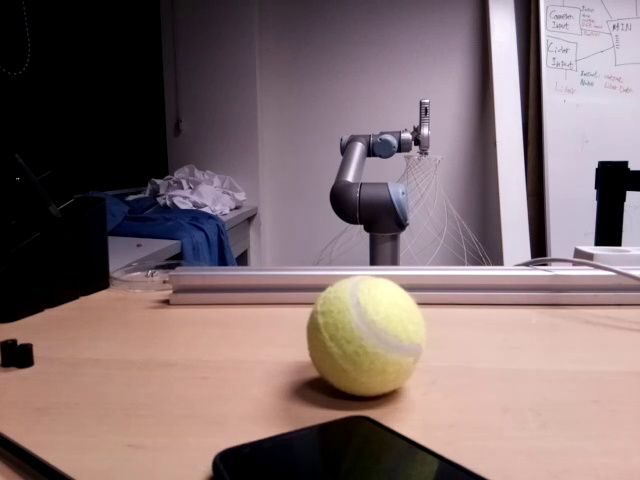
#> input picture frame 14 of Thymio/FinalProject/Balls/rec.mp4, 640 x 480 px
$ python VideoTest.py
#> lines starting #> are read from the running program, lines starting #| are printed output that depends on the picture; after the words box and inside, x2 and y2 are one past the last pixel; in counts of white or black regions, pixels touching at a corner belong together
import cv2
import numpy as np
import os

# [6 lines of commented-out code are left out]

cap = cv2.VideoCapture('rec.mp4')

#To make them global:
#Color 0 = Red, 1 = Green, 2 = Blue
color = 0
robot = False
#ball = False
#Color values are hue values

# 3 = Left, 2 = Straight, 1 = Right
direction = 0
# True = Short, False = Long
distance = False

# Crop picture left, middle, right, short, long
xLeftMin = 0
xLeftMax = 213

xMiddleMin = 214
xMiddleMax = 427

xRightMin = 428
xRightMax = 640

yShort = 0
yMedium = 240
yLong = 480

cv2.namedWindow("LeftShort")
cv2.namedWindow("LeftLong")
cv2.namedWindow("MiddleShort")
cv2.namedWindow("MiddleLong")
cv2.namedWindow("RightShort")
cv2.namedWindow("RightLong")

while (cap.isOpened()):
    ret, frame = cap.read()
#> frame is the input picture: shape (480, 640, 3); mean B, G, R 110.4, 109.7, 128.4

    #Check if cam read is successful
    if(ret):
		#Splitting the image in six parts
        longLeft = frame[yShort:yMedium,xLeftMin:xLeftMax]
        longMiddle = frame[yShort:yMedium,xMiddleMin:xMiddleMax]
        longRight = frame[yShort:yMedium,xRightMin:xRightMax]
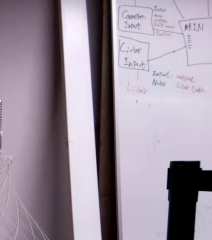
#> longRight: shape (240, 212, 3); mean B, G, R 158.6, 145.8, 156.6
        shortLeft = frame[yMedium:yLong,xLeftMin:xLeftMax]
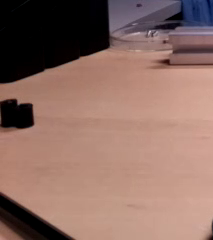
#> shortLeft: shape (240, 213, 3); mean B, G, R 100.1, 109.7, 141.7
        shortMiddle = frame[yMedium:yLong,xMiddleMin:xMiddleMax]
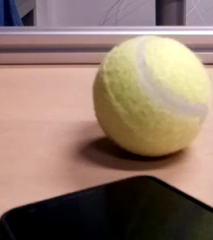
#> shortMiddle: shape (240, 213, 3); mean B, G, R 106, 119.3, 143
        shortRight = frame[yMedium:yLong,xRightMin:xRightMax]
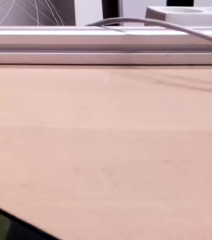
#> shortRight: shape (240, 212, 3); mean B, G, R 167.5, 172.2, 201.8

        hsvLongLeft = cv2.cvtColor(longLeft, cv2.COLOR_BGR2HSV)
#> hsvLongLeft: shape (240, 213, 3); mean H, S, V 44.9, 33.8, 17.7
        hsvLongMiddle = cv2.cvtColor(longMiddle, cv2.COLOR_BGR2HSV)
#> hsvLongMiddle: shape (240, 213, 3); mean H, S, V 153.1, 43.1, 115.6
        hsvLongRight = cv2.cvtColor(longRight, cv2.COLOR_BGR2HSV)
#> hsvLongRight: shape (240, 212, 3); mean H, S, V 131.7, 36.9, 160.9
        hsvShortLeft = cv2.cvtColor(shortLeft, cv2.COLOR_BGR2HSV)
#> hsvShortLeft: shape (240, 213, 3); mean H, S, V 21.7, 80.3, 143.1
        hsvShortMiddle = cv2.cvtColor(shortMiddle, cv2.COLOR_BGR2HSV)
#> hsvShortMiddle: shape (240, 213, 3); mean H, S, V 46.3, 97.7, 143.9
        hsvShortRight = cv2.cvtColor(shortRight, cv2.COLOR_BGR2HSV)
#> hsvShortRight: shape (240, 212, 3); mean H, S, V 45, 49.3, 202.3
        #Red
        red_lower_hsv = np.array([90, 150, 130])
        red_upper_hsv = np.array([255, 255, 255])
        redLongLeft = cv2.inRange(hsvLongLeft, red_lower_hsv, red_upper_hsv)
#> redLongLeft: shape (240, 213); every value is 0
        redLongMiddle = cv2.inRange(hsvLongMiddle, red_lower_hsv, red_upper_hsv)
        redLongRight = cv2.inRange(hsvLongRight, red_lower_hsv, red_upper_hsv)
#> redLongRight: shape (240, 212); every value is 0
        #redShortLeft = cv2.inRange(hsvShortLeft, red_lower_hsv, red_upper_hsv)
        #redShortMiddle = cv2.inRange(hsvShortMiddle, red_lower_hsv, red_upper_hsv)
        #redShortRight = cv2.inRange(hsvShortRight, red_lower_hsv, red_upper_hsv)

        #Blue
        blue_lower_hsv = np.array([90, 125, 104])
        blue_upper_hsv = np.array([160, 255, 255])
        blueLongLeft = cv2.inRange(hsvLongLeft, blue_lower_hsv, blue_upper_hsv)
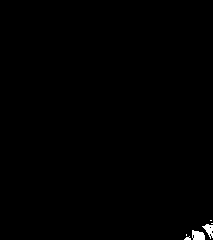
#> blueLongLeft: shape (240, 213); 0.41% white; 6 white regions (4 under 20 px), largest, box (x1, y1, x2, y2) and area: (192, 230, 205, 240) 104, (202, 224, 213, 239) 84
        blueLongMiddle = cv2.inRange(hsvLongMiddle, blue_lower_hsv, blue_upper_hsv)
#> blueLongMiddle: shape (240, 213); 0.04% white in thin lines or dots, all inside (x1, y1, x2, y2) = (0, 222, 7, 240)
        blueLongRight = cv2.inRange(hsvLongRight, blue_lower_hsv, blue_upper_hsv)
        #blueShortLeft = cv2.inRange(hsvShortLeft, blue_lower_hsv, blue_upper_hsv)
        #blueShortMiddle = cv2.inRange(hsvShortMiddle, blue_lower_hsv, blue_upper_hsv)
        #blueShortRight = cv2.inRange(hsvShortRight, blue_lower_hsv, blue_upper_hsv)


        #Green
        green_lower_hsv = np.array([30, 51, 91])
        green_upper_hsv = np.array([90, 255, 255])
        greenLongLeft = cv2.inRange(hsvLongLeft, green_lower_hsv, green_upper_hsv)
        greenLongMiddle = cv2.inRange(hsvLongMiddle, green_lower_hsv, green_upper_hsv)
        greenLongRight = cv2.inRange(hsvLongRight, green_lower_hsv, green_upper_hsv)

        #Robot
        robot_lower_hsv = np.array([0, 0, 0])
        robot_upper_hsv = np.array([40, 50, 50])
        robotLongLeft = cv2.inRange(hsvLongLeft, robot_lower_hsv, robot_upper_hsv)
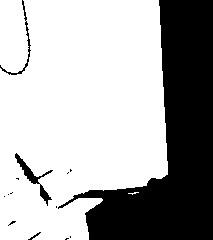
#> robotLongLeft: shape (240, 213); 67.8% white; 14 black regions (10 under 20 px), largest, box (x1, y1, x2, y2) and area: (58, 0, 213, 240) 15877, (15, 153, 53, 206) 362, (0, 0, 31, 75) 182, (28, 232, 41, 240) 26
        robotLongMiddle = cv2.inRange(hsvLongMiddle, robot_lower_hsv, robot_upper_hsv)
#> robotLongMiddle: shape (240, 213); 0.06% white in thin lines or dots, all inside (x1, y1, x2, y2) = (124, 140, 204, 219)
        robotLongRight = cv2.inRange(hsvLongRight, robot_lower_hsv, robot_upper_hsv)
#> robotLongRight: shape (240, 212); 3.7% white; 2 white regions (1 under 20 px), largest, box (x1, y1, x2, y2) and area: (172, 164, 212, 240) 1890

        #Yellow ball
        yellow_lower_hsv = np.array([29, 86, 6])
        yellow_upper_hsv = np.array([64, 255, 255])
        yellowShortLeft = cv2.inRange(hsvLongLeft, yellow_lower_hsv, yellow_upper_hsv)
        yellowShortMiddle = cv2.inRange(hsvLongMiddle, yellow_lower_hsv, yellow_upper_hsv)
        yellowShortRight = cv2.inRange(hsvLongRight, yellow_lower_hsv, yellow_upper_hsv)
        yellowLongLeft = cv2.inRange(hsvShortLeft, yellow_lower_hsv, yellow_upper_hsv)
        yellowLongMiddle = cv2.inRange(hsvShortMiddle, yellow_lower_hsv, yellow_upper_hsv)
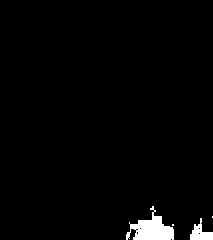
#> yellowLongMiddle: shape (240, 213); 2.1% white; 4 white regions (2 under 20 px), largest, box (x1, y1, x2, y2) and area: (126, 206, 174, 240) 813, (190, 218, 213, 240) 253
        yellowLongRight = cv2.inRange(hsvShortRight, yellow_lower_hsv, yellow_upper_hsv)
#> yellowLongRight: shape (240, 212); 0.12% white; 4 white regions (3 under 20 px), largest, box (x1, y1, x2, y2) and area: (0, 231, 8, 240) 56

        #Sum colors
        redsumLongLeft = np.sum(redLongLeft)
#> redsumLongLeft = 0
        redsumLongMiddle = np.sum(redLongMiddle)
#> redsumLongMiddle = 0
        redsumLongRight = np.sum(redLongRight)
#> redsumLongRight = 0

        greensumLongLeft = np.sum(greenLongLeft)
#> greensumLongLeft = 0
        greensumLongMiddle = np.sum(greenLongMiddle)
#> greensumLongMiddle = 0
        greensumLongRight = np.sum(greenLongRight)
#> greensumLongRight = 0

        bluesumLongLeft = np.sum(blueLongLeft)
#> bluesumLongLeft = 53805
        bluesumLongMiddle = np.sum(blueLongMiddle)
#> bluesumLongMiddle = 5355
        bluesumLongRight = np.sum(blueLongRight)
#> bluesumLongRight = 0

        yellowsumShortLeft = np.sum(yellowLongLeft)
#> yellowsumShortLeft = 0
        yellowsumShortMiddle = np.sum(yellowLongMiddle)
#> yellowsumShortMiddle = 273360
        yellowsumShortRight = np.sum(yellowLongRight)
#> yellowsumShortRight = 16065
        yellowsumLongLeft = np.sum(yellowShortLeft)
#> yellowsumLongLeft = 0
        yellowsumLongMiddle = np.sum(yellowShortMiddle)
#> yellowsumLongMiddle = 0
        yellowsumLongRight = np.sum(yellowShortRight)
#> yellowsumLongRight = 0

        robotsumLongLeft = np.sum(robotLongLeft)
#> robotsumLongLeft = 8831925
        robotsumLongMiddle = np.sum(robotLongMiddle)
#> robotsumLongMiddle = 7905
        robotsumLongRight = np.sum(robotLongRight)
#> robotsumLongRight = 482460

        min = 5000
        minrobot = 10000

        #cv2.imshow('frame', frame)
        cv2.imshow("LeftShort", shortLeft)
        cv2.imshow("LeftLong", longLeft)
        cv2.imshow("MiddleShort", shortMiddle)
        cv2.imshow("MiddleLong", longMiddle)
        cv2.imshow("RightShort", shortRight)
        cv2.imshow("RightLong", longRight)

        print("yellowsumShortLeft", yellowsumShortLeft)
#| yellowsumShortLeft 0
        print("yellowsumShortMiddle", yellowsumShortMiddle)
#| yellowsumShortMiddle 273360
        print("yellowsumShortRight", yellowsumShortRight)
#| yellowsumShortRight 16065
        print("yellowsumLongLeft", yellowsumLongLeft)
#| yellowsumLongLeft 0
        print("yellowsumLongMiddle", yellowsumLongMiddle)
#| yellowsumLongMiddle 0
        print("yellowsumLongRight", yellowsumLongRight)
#| yellowsumLongRight 0

        #Check if we see a robot
        if(robotsumLongLeft > min or robotsumLongMiddle > min or robotsumLongRight > min):
            robot = True
            print("robot")

        if yellowsumShortLeft > min and yellowsumShortLeft > yellowsumShortMiddle and yellowsumShortLeft > yellowsumShortRight and yellowsumShortLeft > yellowsumLongLeft and yellowsumShortLeft > yellowsumLongMiddle and yellowsumShortLeft > yellowsumLongRight:
            print("yellowsumShortLeft")
            direction = 3
            distance = True

        elif yellowsumShortMiddle > min and yellowsumShortMiddle > yellowsumShortLeft and yellowsumShortMiddle > yellowsumShortRight and yellowsumShortMiddle > yellowsumLongLeft and yellowsumShortMiddle > yellowsumLongMiddle and yellowsumShortMiddle > yellowsumLongRight:
            print("yellowsumShortMiddle")
            direction = 2
            distance = True

        elif yellowsumShortRight > min and yellowsumShortRight > yellowsumShortLeft and yellowsumShortRight > yellowsumShortMiddle and yellowsumShortRight > yellowsumLongLeft and yellowsumShortRight > yellowsumLongMiddle and yellowsumShortRight > yellowsumLongRight:
            print("yellowsumShortRight")
            direction = 1
            distance = True

        elif yellowsumLongLeft > min and yellowsumLongLeft > yellowsumShortLeft and yellowsumLongLeft > yellowsumShortMiddle and yellowsumLongLeft > yellowsumShortRight and yellowsumLongLeft > yellowsumLongMiddle and yellowsumLongLeft > yellowsumLongRight:
            print("yellowsumLongLeft")
            direction = 3
            distance = False

        elif yellowsumLongMiddle > min and yellowsumLongMiddle > yellowsumShortLeft and yellowsumLongMiddle > yellowsumShortMiddle and yellowsumLongMiddle > yellowsumShortRight and yellowsumLongMiddle > yellowsumLongLeft and yellowsumLongMiddle > yellowsumLongRight:
            print("yellowsumLongMiddle")
            direction = 2
            distance = False

        elif yellowsumLongRight > min and yellowsumLongRight > yellowsumShortLeft and yellowsumLongRight > yellowsumShortMiddle and yellowsumLongRight > yellowsumShortRight and yellowsumLongRight > yellowsumLongLeft and yellowsumLongRight > yellowsumLongMiddle:
            print("yellowsumLongRight")
            direction = 1
            distance = False

        print("direction", direction)
        print(distance)
        # [10 lines of commented-out code are left out]

        k = cv2.waitKey(5) & 0xFF
#> (key Esc is pressed here)
        if k == 27:
            break

#Delete mp4 file
os.system("rm rec.mp4")
cv2.destroyAllWindows()
cap.release()

$ run again, starting later in the video
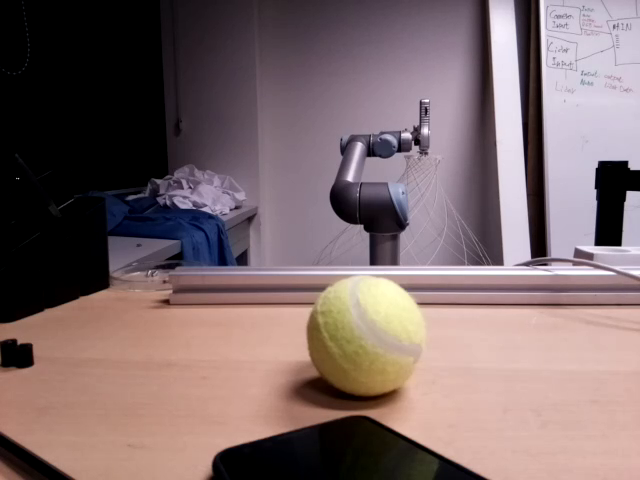
#> input picture frame 64 of Thymio/FinalProject/Balls/rec.mp4, 640 x 480 px
#> frame is the input picture: shape (480, 640, 3); mean B, G, R 106.9, 106.1, 125.4
#> hsvLongLeft: shape (240, 213, 3); mean H, S, V 44.3, 33.9, 16.7
#> hsvLongMiddle: shape (240, 213, 3); mean H, S, V 153.6, 44.7, 111.4
#> hsvLongRight: shape (240, 212, 3); mean H, S, V 131.8, 38.5, 157.5
#> hsvShortLeft: shape (240, 213, 3); mean H, S, V 19.9, 78.8, 139.6
#> hsvShortMiddle: shape (240, 213, 3); mean H, S, V 44.9, 98.2, 140.4
#> hsvShortRight: shape (240, 212, 3); mean H, S, V 44.9, 51.2, 199.6
#> redLongLeft: shape (240, 213); every value is 0
#> redLongRight: shape (240, 212); every value is 0
#> blueLongLeft: shape (240, 213); 0.22% white; 5 white regions (3 under 20 px), largest, box (x1, y1, x2, y2) and area: (193, 232, 205, 240) 73, (203, 224, 212, 236) 29
#> blueLongMiddle: shape (240, 213); 0.01% white in thin lines or dots, all inside (x1, y1, x2, y2) = (0, 216, 6, 231)
#> `robotLongLeft = cv2.inRange(hsvLongLeft, robot_lower_hsv, robot_upper_..`:
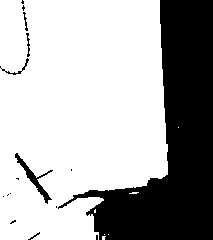
#> robotLongLeft: shape (240, 213); 68.3% white; 16 black regions (10 under 20 px), largest, box (x1, y1, x2, y2) and area: (58, 0, 213, 240) 15617, (15, 153, 53, 204) 342, (0, 58, 29, 75) 68, (26, 33, 30, 57) 45, (23, 12, 28, 31) 35, (28, 232, 40, 240) 22
#> robotLongMiddle: shape (240, 213); 0.08% white in thin lines or dots, all inside (x1, y1, x2, y2) = (123, 140, 205, 228)
#> robotLongRight: shape (240, 212); 3.9% white; 5 white regions (4 under 20 px), largest, box (x1, y1, x2, y2) and area: (172, 164, 212, 240) 1972
#> `yellowLongMiddle = cv2.inRange(hsvShortMiddle, yellow_lower_hsv, yello..`:
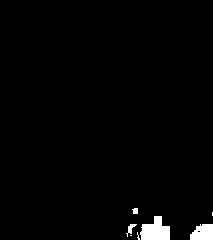
#> yellowLongMiddle: shape (240, 213); 1.8% white; 7 white regions (3 under 20 px), largest, box (x1, y1, x2, y2) and area: (140, 216, 170, 240) 509, (190, 224, 213, 240) 308, (126, 224, 137, 237) 52, (132, 208, 138, 214) 30
#> yellowLongRight: shape (240, 212); 0.14% white; 5 white regions (4 under 20 px), largest, box (x1, y1, x2, y2) and area: (0, 224, 8, 240) 61
#> redsumLongLeft = 0
#> bluesumLongLeft = 29070
#> bluesumLongMiddle = 1275
#> bluesumLongRight = 0
#> yellowsumShortMiddle = 233580
#> yellowsumShortRight = 18615
#> yellowsumLongLeft = 0
#> robotsumLongLeft = 8909700
#> robotsumLongMiddle = 10455
#> robotsumLongRight = 506430
#| yellowsumShortLeft 0
#| yellowsumShortMiddle 233580
#| yellowsumShortRight 18615
#| yellowsumLongLeft 0
#| yellowsumLongMiddle 0
#| yellowsumLongRight 0

$ run again, starting later in the video
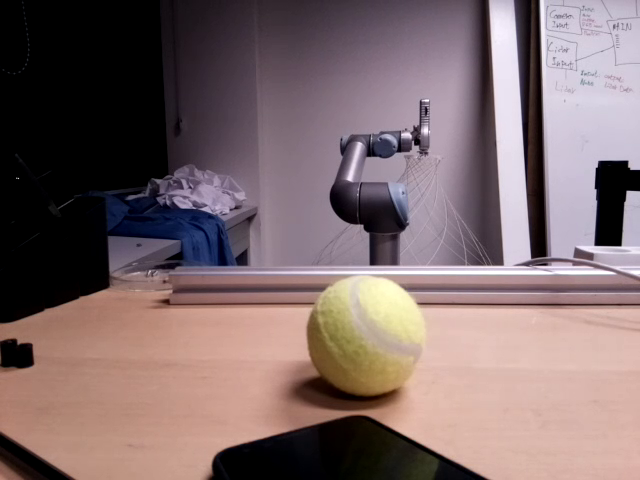
#> input picture frame 115 of Thymio/FinalProject/Balls/rec.mp4, 640 x 480 px
#> frame is the input picture: shape (480, 640, 3); mean B, G, R 107.2, 106.2, 125.4
#> hsvLongLeft: shape (240, 213, 3); mean H, S, V 44.4, 35.3, 17
#> hsvLongMiddle: shape (240, 213, 3); mean H, S, V 152.9, 45, 111.7
#> hsvLongRight: shape (240, 212, 3); mean H, S, V 131.2, 38.4, 157.5
#> hsvShortLeft: shape (240, 213, 3); mean H, S, V 19.9, 78.4, 139.8
#> hsvShortMiddle: shape (240, 213, 3); mean H, S, V 44.3, 96.9, 140.4
#> hsvShortRight: shape (240, 212, 3); mean H, S, V 44.6, 51.6, 199.2
#> redLongLeft: shape (240, 213); every value is 0
#> redLongRight: shape (240, 212); every value is 0
#> blueLongLeft: shape (240, 213); 0.25% white; 5 white regions (3 under 20 px), largest, box (x1, y1, x2, y2) and area: (193, 231, 205, 240) 79, (204, 224, 213, 238) 30
#> blueLongMiddle: shape (240, 213); 0.03% white in thin lines or dots, all inside (x1, y1, x2, y2) = (0, 216, 9, 239)
#> `robotLongLeft = cv2.inRange(hsvLongLeft, robot_lower_hsv, robot_upper_..`:
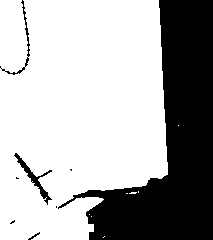
#> robotLongLeft: shape (240, 213); 68% white; 8 black regions (4 under 20 px), largest, box (x1, y1, x2, y2) and area: (58, 0, 213, 240) 15811, (14, 153, 52, 205) 329, (0, 0, 30, 75) 174, (28, 232, 40, 240) 25
#> robotLongMiddle: shape (240, 213); 0.07% white in thin lines or dots, all inside (x1, y1, x2, y2) = (124, 140, 205, 227)
#> robotLongRight: shape (240, 212); 3.9% white; 4 white regions (3 under 20 px), largest, box (x1, y1, x2, y2) and area: (172, 164, 212, 240) 1968
#> `yellowLongMiddle = cv2.inRange(hsvShortMiddle, yellow_lower_hsv, yello..`:
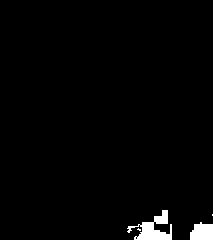
#> yellowLongMiddle: shape (240, 213); 1.9% white; 4 white regions (2 under 20 px), largest, box (x1, y1, x2, y2) and area: (127, 210, 172, 240) 601, (190, 222, 213, 240) 344
#> yellowLongRight: shape (240, 212); 0.24% white; 3 white regions (1 under 20 px), largest, box (x1, y1, x2, y2) and area: (0, 224, 8, 240) 86, (2, 214, 10, 222) 32
#> redsumLongLeft = 0
#> bluesumLongLeft = 32130
#> bluesumLongMiddle = 3825
#> bluesumLongRight = 0
#> yellowsumShortMiddle = 243270
#> yellowsumShortRight = 30855
#> yellowsumLongLeft = 0
#> robotsumLongLeft = 8864565
#> robotsumLongMiddle = 9690
#> robotsumLongRight = 503115
#| yellowsumShortLeft 0
#| yellowsumShortMiddle 243270
#| yellowsumShortRight 30855
#| yellowsumLongLeft 0
#| yellowsumLongMiddle 0
#| yellowsumLongRight 0
